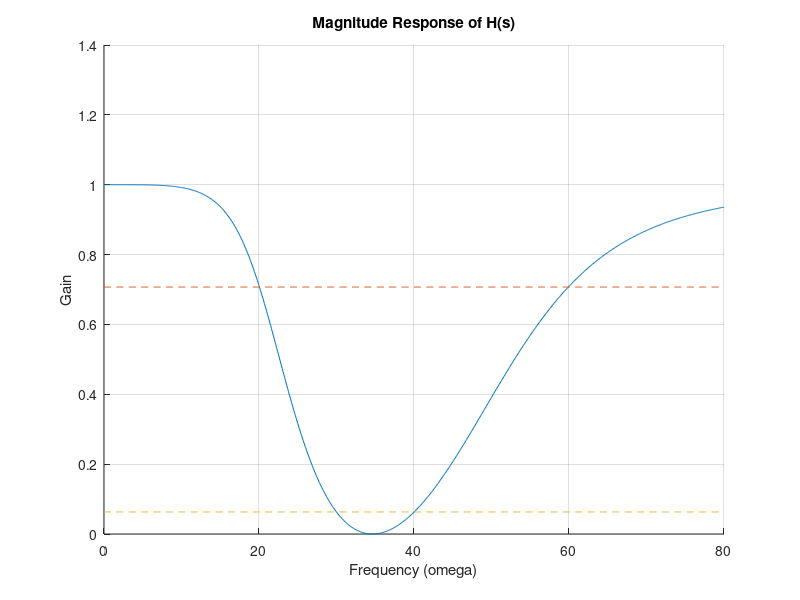
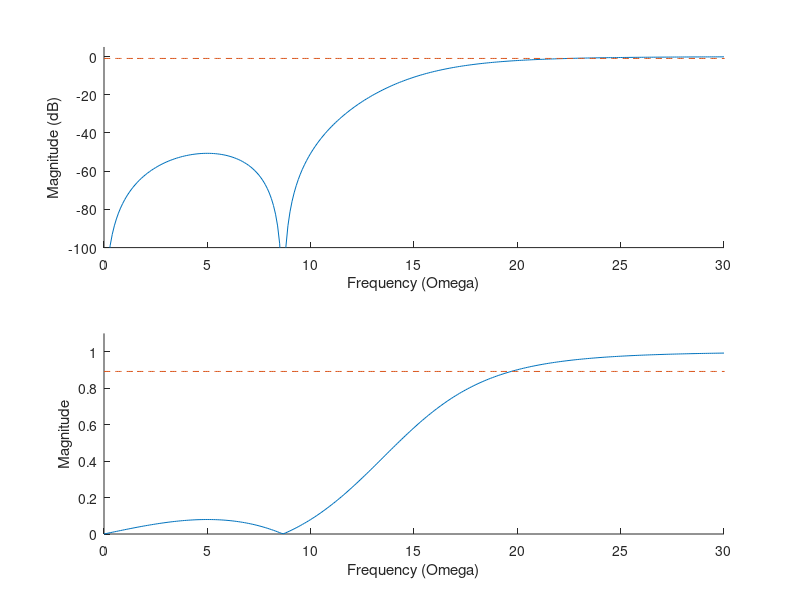

These figures' MATLAB source, in order: (Note: this script raises an error after producing the figures.)
%% DSP Homework 3 Problem 1
K = 2;
omegac1 = 1.00347; k = 1:K;
pk1 = (1j*omegac1*exp(1j*pi/(2*K)*(2*k-1))); 
A1 = poly(pk1);

omega1 = 0:.1:80;
Hbs1 = @(s) (s.^4 + 2400*s.^2 + 1.44*10^6)./(s.^4 + 56.3694*s.^3 + 3988.9*s.^2 + 67543.3*s + 1.44*10^6)
grid on
hold on
plot(omega1, abs(Hbs1(j*omega1)));
plot(omega1,.707*ones(size(omega1)),'LineStyle','--');
plot(omega1,.0631*ones(size(omega1)),'LineStyle','--');
title('Magnitude Response of H(s)');
xlabel('Frequency (omega)');
ylabel('Gain');

%% DSP Homework 3 Problem 2
ap2 = 1; as2 = 22; wp2 = 20; ws2 = 10; wp0_2 = 1;

K = abs(ceil(acosh(sqrt((10^(as2/10)-1)/(10^(ap2/10)-1)))/acosh(ws2/wp2)));

ws0_2 = wp0_2*cosh(acosh(sqrt((10.^(as2/10) - 1)/(10.^(ap2/10) - 1)))/K);

ws0_2 = (1+ws0_2)./2

ws0_2 = 2;

E2 = 1./sqrt(10.^(as2/10) - 1);

k = 1:K;

pk2prime = - wp0_2*sinh(asinh(1/E2)/K)*sin(pi*(2*k-1)/(2*K))+...
    j*wp0_2*cosh(asinh(1/E2)/K)*cos(pi*(2*k-1)/(2*K));
pk2 = wp0_2*ws0_2./pk2prime; 
zk2 = j*ws0_2.*sec(pi*(2*k-1)/(2*K));
B2 = prod(pk2./zk2)*poly(zk2), A2 = poly(pk2)

Hs2proto = zpk(B2,A2,1)

pk2_trans = 20./pk2;
zk2_trans = 20./zk2; 
B2trans = poly(zk2_trans), A2trans = poly(pk2_trans), ws2_trans = 20/ws0_2

Hs2 = zpk(B2trans,A2trans,1)

figure;
omega2 = 0:.1:30;
H2hp = (polyval(B2trans,j*omega2))./(polyval(A2trans,j*omega2));
subplot(2,1,1);
hold on
plot(omega2,20*log(abs(H2hp)));
plot(omega1,-1*ones(size(omega1)),'LineStyle','--');
axis([0 30 -100 5]);
xlabel('Frequency (Omega)');
ylabel('Magnitude (dB)');
hold off

subplot(2,1,2);
hold on
plot(omega2,abs(H2hp));
plot(omega1,.8913*ones(size(omega1)),'LineStyle','--');
axis([0 30 0 1.1]);
xlabel('Frequency (Omega)');
ylabel('Magnitude');
hold off



%% DSP Homework 3 Problem 5 Part a
A = 5;
B = 2;
T = 40;

t0 = -20:.1:60;
x = @(t) 0.*(heaviside(t+20)-heaviside(t+12)) + -t./(12).*(heaviside(t+12)-heaviside(t)) + ...
    2*t/15.*(heaviside(t)-heaviside(t-15)) + 0.*(heaviside(t-15) - heaviside(t-20));

figure;
plot(t0, x(t0) + x(t0-40));
title('Ideal Pulse waveform x(t)');
xlabel('Time (s)');
ylabel('Amplitude');

%% DSP Homework 3 Problem 5 Part b, c, d
t = -.05:.0001:.05;

c1 = .4206
c2 = 1.319
c3 = 1;

K = [-20:.01:20];

omega0 = 2*pi/T;

Xk = @(K) 1./(T*omega0.^2 .*K.^2) .* (-1/(10+B) - 2/(10 + A) + (1/(10+B) - ...
    j*omega0*K).*exp(j*omega0*K*(10+B)) + (2./(10+A) + 2*j*omega0*K).*...
    exp(-j*omega0*K*(10 + A))) .*(K ~= 0) + 1/T.*((10+B)/2 + 10+A).*(K == 0);
figure;
plot(K, abs(Xk(K)));
title('Xk Fourier Series Analysis by Derivation');

c3 = 20000
omega0 = 20000*2*pi/T;

Xk = @(K) 1./(T*omega0.^2 .*K.^2) .* (-1/(10+B) - 2/(10 + A) + (1/(10+B) - ...
    j*omega0*K).*exp(j*omega0*K*(10+B)) + (2./(10+A) + 2*j*omega0*K).*...
    exp(-j*omega0*K*(10 + A))) .*(K ~= 0) + 1/T.*((10+B)/2 + 10+A).*(K == 0);

Yk = @(K) Xk(K).*c2.*(K ~= 0) + (c1 + c2.*Xk(K)).*(K == 0)
figure;
subplot(1,2,1)
plot(K, abs(Yk(K)));
title('Yk at c3 = 20000');
axis([-20 20 0 .00001]);

c3 = 1;
omega0 = c3*2*pi/T;

Xk = @(K) 1./(T*omega0.^2 .*K.^2) .* (-1/(10+B) - 2/(10 + A) + (1/(10+B) - ...
    j*omega0*K).*exp(j*omega0*K*(10+B)) + (2./(10+A) + 2*j*omega0*K).*...
    exp(-j*omega0*K*(10 + A)));
Xk0 = 1/T.*((10+B)/2 + (10+A));

Yk = @(K) Xk(K).*c2.*(K ~= 0);
Yk0 = (c1 + c2.*Xk0);

subplot(1,2,2);
plot(K, abs(Yk(K)));
title('Yk at c3 = 1');


yk = 0.*t;
yk = yk + (c1 + c2.*Xk0);

ykMag = zeros(10,1);
ykTheta = zeros(10,1);

figure;
for K = 1:10
    
    ak = real(Yk(K));
    bk = -imag(Yk(K));
    ykMag(K) = sqrt(ak^2 + bk^2);
    ykTheta(K) = atan2(-bk,ak);
    
    yk = yk + ykMag(K).*cos(1000*omega0*K*t + ykTheta(K));
    
    fprintf('K=%i, ykmin=%d, ykmax=%d\n', K, min(yk), max(yk));
    plot(t, abs(yk));
    hold on
end
title('yk Fourier synthesis');
xlabel('Time');

ykMag
ykTheta

%% Homework 3 Problem 5 Part e
f = c3/40;

sumval = (c1 + c2.*Xk0);
K = 10;

figure;
for t = 0:.0001:.006
    for k = 1:K
        sumval = ykMag(k)*cos((k)*20000*omega0*t + ykTheta(k)) + sumval;
    end
	
	valDAC = sumval*4095/3;

    stem(t,abs(valDAC));
    hold on
end

title('Fourier Synthesis K22F Simulation');
xlabel('Time (s)');
ylabel('DAC Samples');